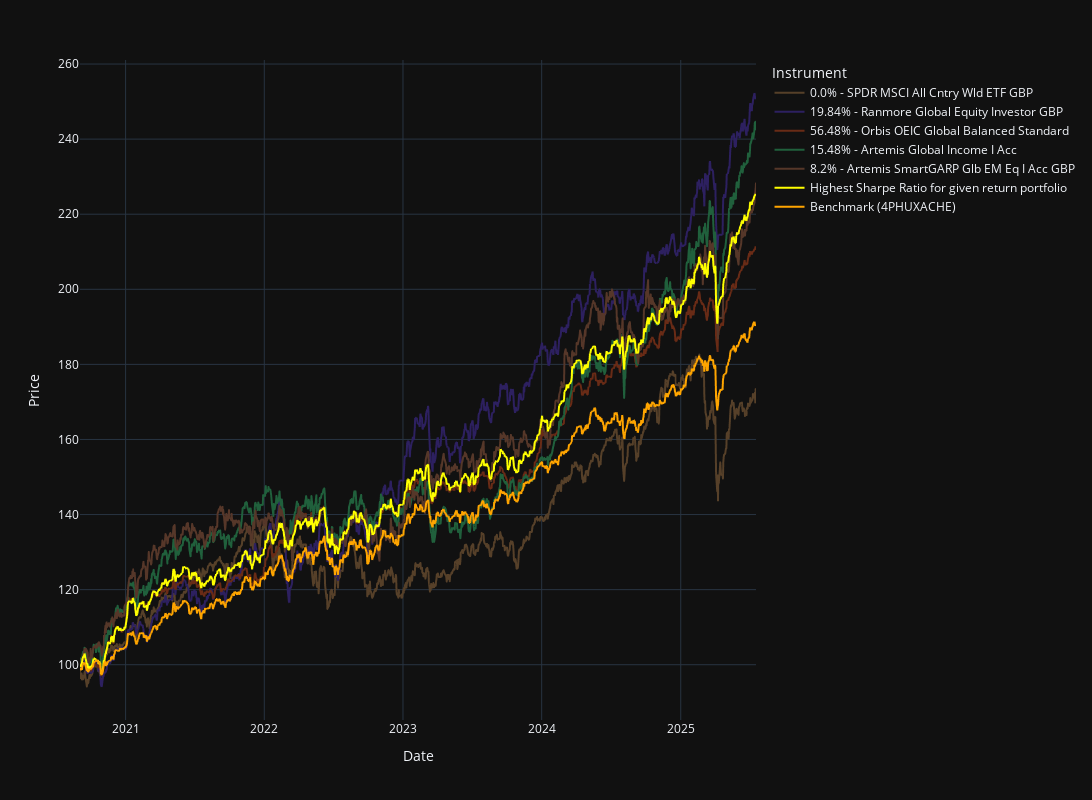

The notebook cell saved with this chart:
### Code cell
import plotly.express as plot

graph_prices = portfolio.daily_price_history
names_with_weights = []
weight_colours=[]

weights = list(pyportfolio_max_sharpe_weights.values())

for i in range(len(graph_prices.columns)):
    percentage = weights[i]*100.0
    fund_name = portfolio.fund_selection[i].name
    names_with_weights.append(f"{round(percentage,2)}% - {fund_name}")
    colour = ColorHash(fund_name, lightness=[0.25]).hex
    weight_colours.append(colour)

# Add total to graph
#print(graph_prices.dot(weights))
graph_prices['Highest Sharpe Ratio for given return portfolio'] = graph_prices.dot(weights)
#names_with_weights.append(f'Highest Sharpe Ratio for given return portfolio {best_result.annual_return*100.0:.2f}% return')
names_with_weights.append(f'Highest Sharpe Ratio for given return portfolio')
weight_colours.append("yellow")

# Add benchmark to graph
benchmark_prices = portfolio.get_benchmark_daily_price_history()
graph_prices['Benchmark (4PHUXACHE)'] = benchmark_prices
names_with_weights.append(f'Benchmark (4PHUXACHE)')
weight_colours.append("orange")

graph_prices.columns = names_with_weights

fig = plot.line(graph_prices, x=graph_prices.index, y=graph_prices.columns, 
                #title=f"Lowest Max Drawdown ({round(best_result.max_drawdown*100,3)}%) portfolio for {best_result.annual_return*100.0:.2f}% annualised return, min {MIN_ALLOCATION*100.0:.1f}% allocation, max {MAX_ALLOCATION*100.0:.1f}% allocation",
                labels={'value': 'Price', 'variable': 'Instrument'},
                template='plotly_dark',
                color_discrete_sequence=weight_colours
                )
fig.update_layout(autosize=False, width=1600, height=800 )
fig.show()

### Figure 1 — Plotly figure (JSON) as saved in the notebook; plotly's stock layout.template omitted (floating-point values rounded to 4 significant figures; data arrays with more than 128 entries replaced by an {"elided": "..."} marker saying what was removed)
{"data": [{"hovertemplate": "Instrument=0.0% - SPDR MSCI All Cntry Wld ETF GBP<br>Date=%{x}<br>Price=%{y}<extra></extra>", "legendgroup": "0.0% - SPDR MSCI All Cntry Wld ETF GBP", "line": {"color": "#564029", "dash": "solid"}, "marker": {"symbol": "circle"}, "mode": "lines", "name": "0.0% - SPDR MSCI All Cntry Wld ETF GBP", "showlegend": true, "type": "scattergl", "x": {"elided": "1269 str values"}, "xaxis": "x", "y": {"elided": "1269 float values"}, "yaxis": "y"}, {"hovertemplate": "Instrument=19.84% - Ranmore Global Equity Investor GBP<br>Date=%{x}<br>Price=%{y}<extra></extra>", "legendgroup": "19.84% - Ranmore Global Equity Investor GBP", "line": {"color": "#2d2060", "dash": "solid"}, "marker": {"symbol": "circle"}, "mode": "lines", "name": "19.84% - Ranmore Global Equity Investor GBP", "showlegend": true, "type": "scattergl", "x": {"elided": "1269 str values"}, "xaxis": "x", "y": {"elided": "1269 float values"}, "yaxis": "y"}, {"hovertemplate": "Instrument=56.48% - Orbis OEIC Global Balanced Standard<br>Date=%{x}<br>Price=%{y}<extra></extra>", "legendgroup": "56.48% - Orbis OEIC Global Balanced Standard", "line": {"color": "#692b16", "dash": "solid"}, "marker": {"symbol": "circle"}, "mode": "lines", "name": "56.48% - Orbis OEIC Global Balanced Standard", "showlegend": true, "type": "scattergl", "x": {"elided": "1269 str values"}, "xaxis": "x", "y": {"elided": "1269 float values"}, "yaxis": "y"}, {"hovertemplate": "Instrument=15.48% - Artemis Global Income I Acc<br>Date=%{x}<br>Price=%{y}<extra></extra>", "legendgroup": "15.48% - Artemis Global Income I Acc", "line": {"color": "#20603c", "dash": "solid"}, "marker": {"symbol": "circle"}, "mode": "lines", "name": "15.48% - Artemis Global Income I Acc", "showlegend": true, "type": "scattergl", "x": {"elided": "1269 str values"}, "xaxis": "x", "y": {"elided": "1269 float values"}, "yaxis": "y"}, {"hovertemplate": "Instrument=8.2% - Artemis SmartGARP Glb EM Eq I Acc GBP<br>Date=%{x}<br>Price=%{y}<extra></extra>", "legendgroup": "8.2% - Artemis SmartGARP Glb EM Eq I Acc GBP", "line": {"color": "#563729", "dash": "solid"}, "marker": {"symbol": "circle"}, "mode": "lines", "name": "8.2% - Artemis SmartGARP Glb EM Eq I Acc GBP", "showlegend": true, "type": "scattergl", "x": {"elided": "1269 str values"}, "xaxis": "x", "y": {"elided": "1269 float values"}, "yaxis": "y"}, {"hovertemplate": "Instrument=Highest Sharpe Ratio for given return portfolio<br>Date=%{x}<br>Price=%{y}<extra></extra>", "legendgroup": "Highest Sharpe Ratio for given return portfolio", "line": {"color": "yellow", "dash": "solid"}, "marker": {"symbol": "circle"}, "mode": "lines", "name": "Highest Sharpe Ratio for given return portfolio", "showlegend": true, "type": "scattergl", "x": {"elided": "1269 str values"}, "xaxis": "x", "y": {"elided": "1269 float values"}, "yaxis": "y"}, {"hovertemplate": "Instrument=Benchmark (4PHUXACHE)<br>Date=%{x}<br>Price=%{y}<extra></extra>", "legendgroup": "Benchmark (4PHUXACHE)", "line": {"color": "orange", "dash": "solid"}, "marker": {"symbol": "circle"}, "mode": "lines", "name": "Benchmark (4PHUXACHE)", "showlegend": true, "type": "scattergl", "x": {"elided": "1269 str values"}, "xaxis": "x", "y": {"elided": "1269 float values"}, "yaxis": "y"}], "layout": {"autosize": false, "height": 800, "legend": {"title": {"text": "Instrument"}, "tracegroupgap": 0}, "margin": {"t": 60}, "width": 1600, "xaxis": {"anchor": "y", "domain": [0, 1], "title": {"text": "Date"}}, "yaxis": {"anchor": "x", "domain": [0, 1], "title": {"text": "Price"}}}}
